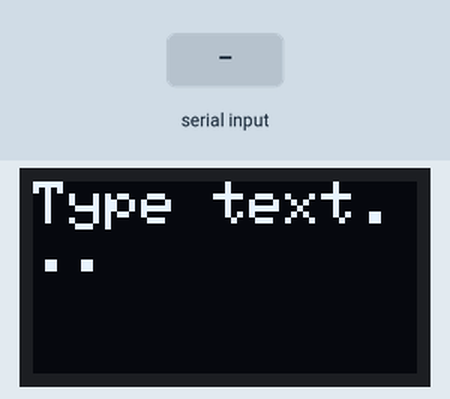
A sketch run on a simulated Arduino Uno, built with avr-gcc and run on an emulated ATmega328P. On the bench: 64×32 one-colour display. The test bench sets the inputs (shaded band).

Above: at 1.2 s.
1.3 s: "1\n" received over Serial
At 2.5 s:
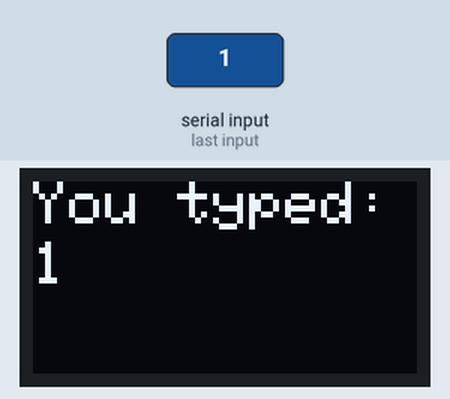
2.8 s: "0\n" received over Serial
At 3.7 s:
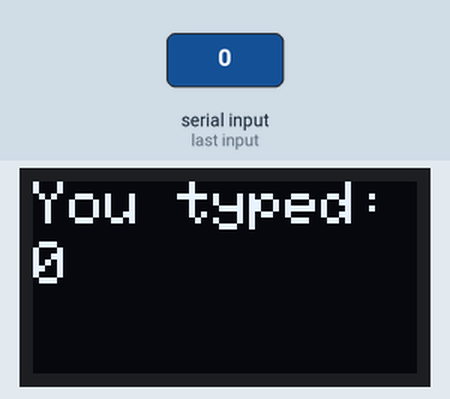
4.3 s: "2\n" received over Serial
At 4.9 s:
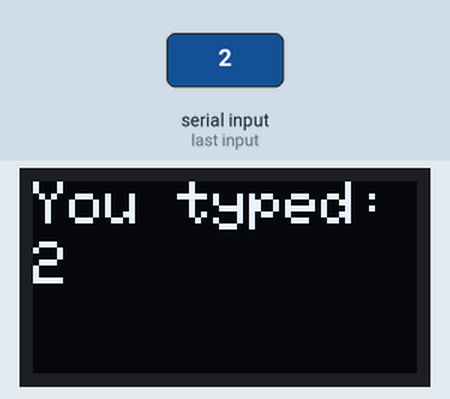
Timing chart, 0 to 7.3 s (numbered marks = the images above; inputs shaded):
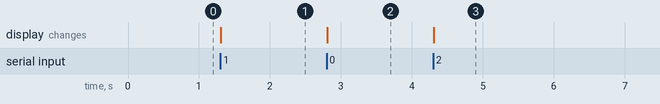

The sketch:

serial_input_display.ino
```cpp
#include <Wire.h>
#include <Adafruit_GFX.h>
#include <Adafruit_SSD1306.h>

#define SCREEN_WIDTH 64
#define SCREEN_HEIGHT 32

Adafruit_SSD1306 display(SCREEN_WIDTH, SCREEN_HEIGHT, &Wire, -1);

void setup() {
  Serial.begin(9600);
  display.begin(SSD1306_SWITCHCAPVCC, 0x3C);
  display.clearDisplay();
  display.setTextSize(1);
  display.setTextColor(SSD1306_WHITE);
  display.setCursor(0, 0);
  display.print("Type text...");
  display.display();
}

void loop() {
  if (Serial.available()) {
    String input = Serial.readStringUntil('\n');
    display.clearDisplay();
    display.setCursor(0, 0);
    display.println("You typed:");
    display.setCursor(0, 10);
    display.println(input);
    display.display();
  }
}
```

Measured:
- after the input at 1.3 s, the display: changes at once (image 1)
- after the input at 2.8 s, the display: changes at once (image 2)
- after the input at 4.3 s, the display: changes at once (image 3)
